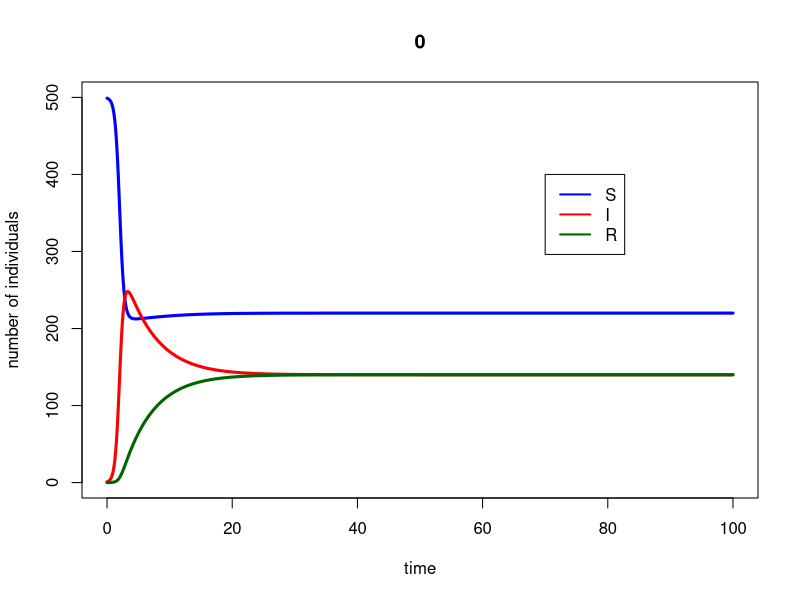
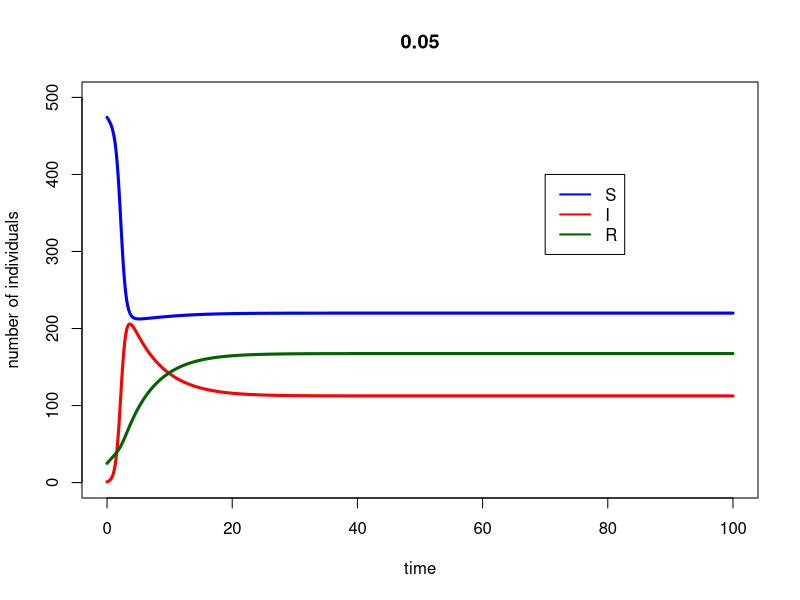
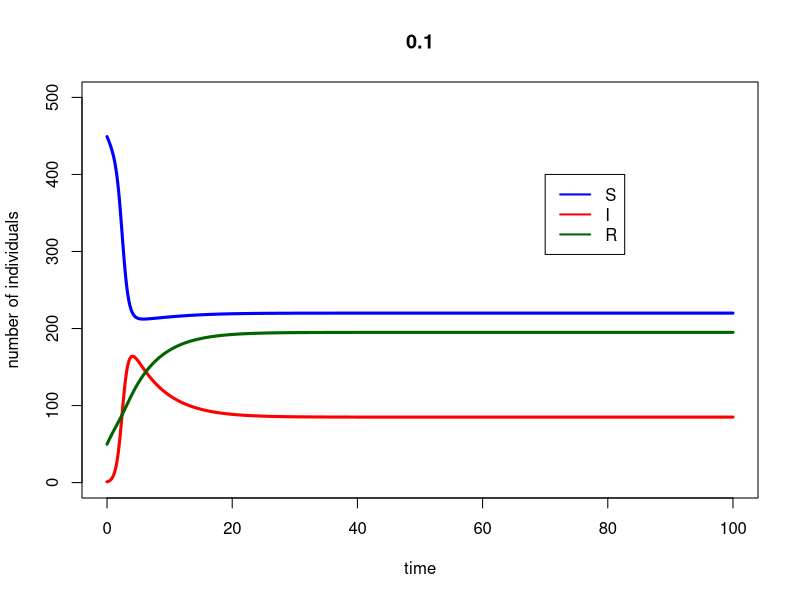
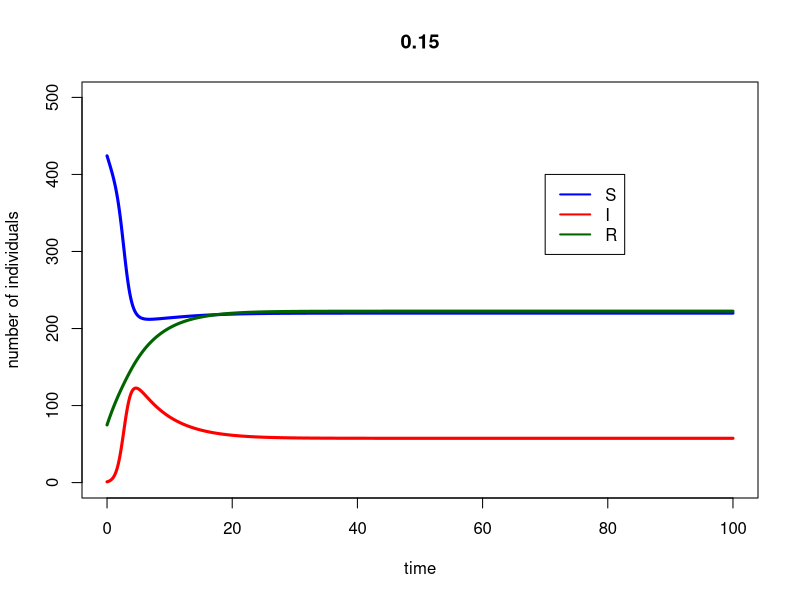
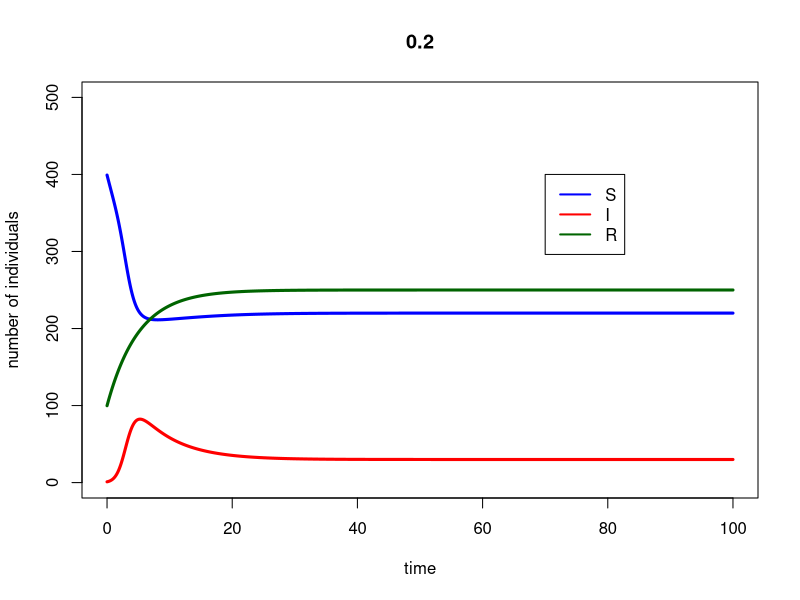
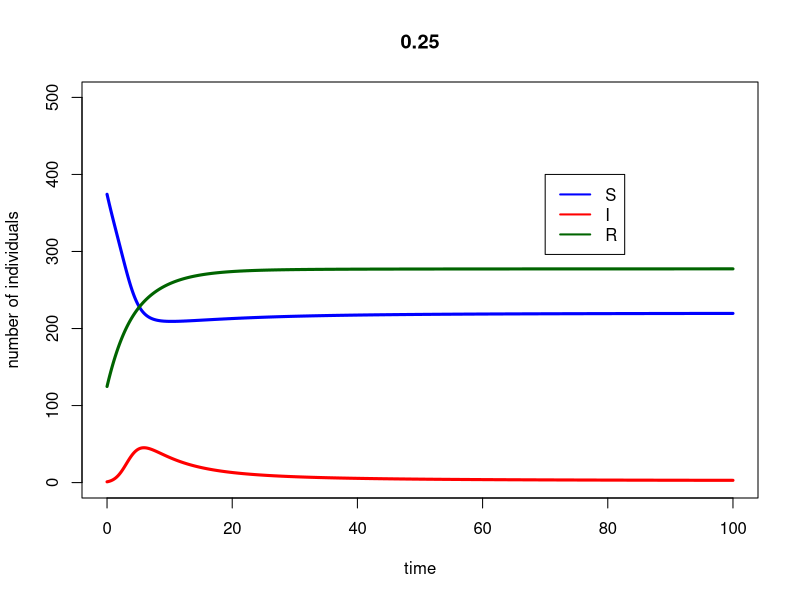
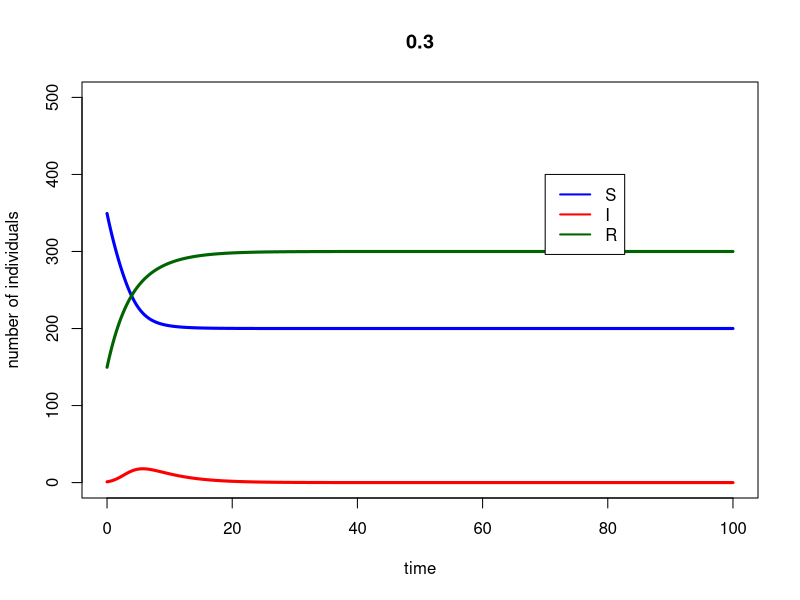
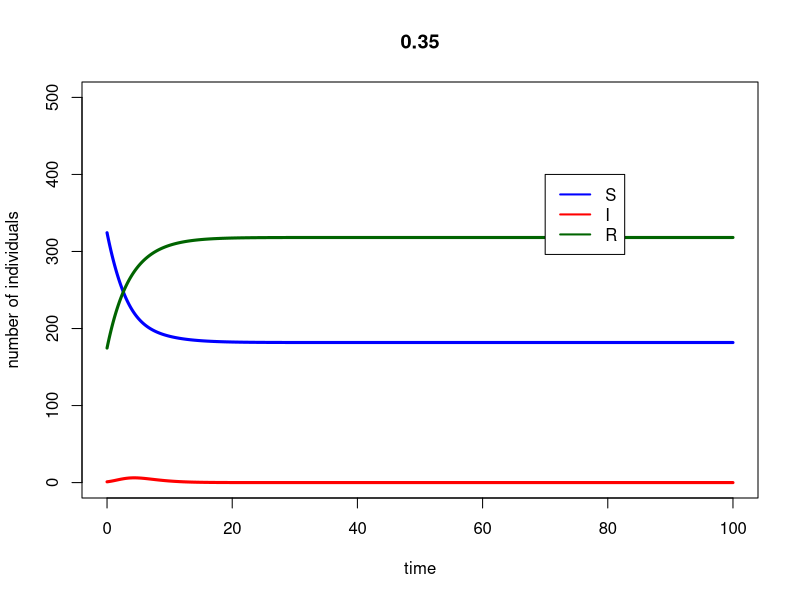

Write the R code that produced these figures, in order.
##########################################################
# Starting script to the module 'SIR models of epidemics'
##########################################################

# implements the basic SIR model, and plots simulation results

## Here you only need to know basic things:
##  #	To make comments
##  <-	Assigning a value to a symbol
##  c	To create a vector c(v1, v2, ..., vn)
##  e	is *10^
##  seq(a,b,c)	To create a sequence from a to b with intervals c


###################################
# FUNCTION DEFINITIONS
###################################

###
# SIR <- function(t, x, parms)
# Use: calculates the derivatives for the SIR model
# Input: 
#      t: time (not used here, because there is no explicit time dependence)
#      x: vector of the current values of all variables (S, I, R)
#      parms: vector of all parameter values
# Output:
#      der: vector of derivatives

# To use the lsoda function, the model function has to be a function of t (time),
# x (the vector of the variables) and parms (the parameters of the model).

SIR <- function(t, x, parms){

# Beta and r are not global variables. This means that if you type beta in R, the output will be 'beta',
# and not its value. You have to specify that you want to use the value of beta from 'parms' to solve the ODEs.
# Similarly, the variables of the model are taken from the vector x. This is done by the 'with' function.

  with(as.list(c(parms,x)),{
    dS <- d*(S+I+R)+g*I - beta*S*I - d*S - f*S #szuletes = halal, ezert a halalt parameterezem csak
    # d*sig+gi a total szuletesszam, ds a S-ek halala, fS a vakcinazottak szama
    dI <- + beta*S*I - r*I - d*I -g*I
    #dI a sima halalozasi rataval halo I-k, g*I amennyivel jobban meghalnak az I-k
    dR <- r*I - d*R + f*S        # Note: because S+I+R=constant, this equation could actually be omitted,
                  # and R at any time point could simply be calculated as N-S-I.
    der <- c(dS, dI, dR)
    list(der)  # the output must be returned    
  }) # end of 'with'

}  # end of function definition


###########################
# MAIN PROGRAM
###########################

### LOAD LIBRARIES
#load R library for ordinary differential equation solvers
library(deSolve)
R0_vektor = vector(mode="list") #ez lesz amiben az R0-okat tárolom
### INITIALIZE PARAMETER SETTINGS
for (v in 1:21) {
  sajt = (v-1)/20
  index = sajt*100
  S0 = 499
  parms <- c(beta=1e-2, r=1e-1, d=0.1, g=2, f = sajt*0.5)		# set the parameters of the model
  inits <- c(S=(1-sajt)*S0, I=1, R=sajt*S0)		# set the initial values
  dt    <- seq(0,100,0.1)			# set the time points for evaluation

  # Calculate and print R_0 on the screen
  N <- sum(inits)
  R_0 <- with(as.list(parms),{beta*(N-sajt*S0)/r})
  print(paste("hany szazalek oltott", index))
  print(paste("R_0 =",R_0),quote=FALSE)
  R0_vektor[v] = (R_0) #a vektor/lista/kisfaszom v-edik eleme legyen az aktualis R0 ertek
  names(R0_vektor)[v] = sajt*100 #a vektor/lista/kisfaszom v-edik elemenek a neve legyen az oltottsagi %


  ### SIMULATE THE MODEL

  ## Use lsoda to solve the differential equations numerically. The syntax should be
  ## lsoda(initial values, time points, function, parameters)

  simulation <- as.data.frame(lsoda(inits, dt, SIR, parms=parms)) # this way our set 'parms' will be used as default

  ### PLOT THE OUTPUT

  # If you remove the # before pdf(...) and dev.off(), the output will be written in a pdf file,
  # in the working directory. If you don't, a window containing your graph will just pop up.

  #pdf("startingscript.pdf")
  #par(cex=1.7)
  # Plot S according to time, in blue, and add the graph I and R according to time,
  # in red and dark green respectively. Call help(plot) for further details.

  attach(simulation) # this command allows you to refer to the columns of the data frame directly.

  plot(dt, S, type="l", col="blue", ylim=c(0,sum(inits)), main = sajt, xlab="time", ylab="number of individuals",lwd=3)
  lines(dt, I, type="l", col="red",lwd=3)
  lines(dt, R, type="l", col="darkgreen",lwd=3)

  # Add a legend to the graph
  legend(70,400, legend=c("S","I","R"), col=c("blue", "red", "darkgreen"), lty=1,lwd=2)
  #dev.off()

  detach(simulation) # clean up the search path
}
print(R0_vektor)
volte = FALSE #ebben tarolom, hogy van-e olyan oltottsag, ami megelozi a jarvanyt
for (a in 1:length(R0_vektor)) {
  if (R0_vektor[a] < 1) {
    print(names(R0_vektor)[a])
    volte = TRUE
    break
  }
}
if (volte == FALSE) {
  print("Mind meg fogunk dogleni")
}
